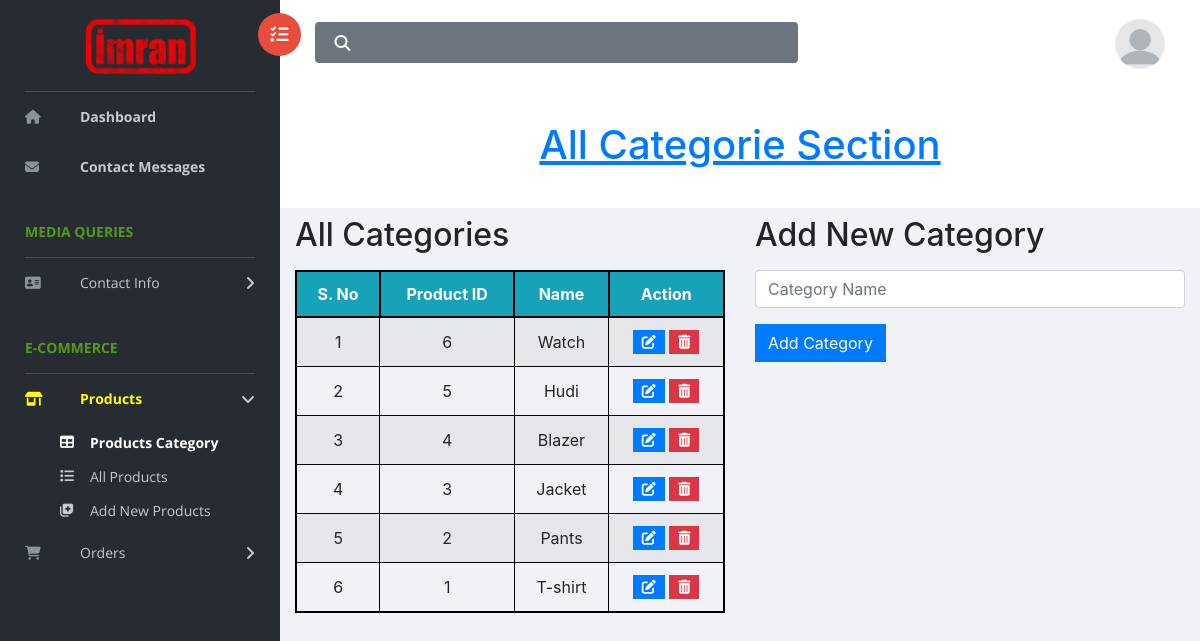
/admin-panel/product-categories.php, run on the app's committed database.
### tables this page shows
CREATE TABLE `products_category` (
  `id` int NOT NULL,
  `name` varchar(255) NOT NULL,
  `create_at` timestamp NOT NULL DEFAULT CURRENT_TIMESTAMP
);

### admin-panel/product-categories.php (the view, shortened to what this page needs)
<?php
require_once('header.php');
require_once('sidebar.php');
$getCategoryQuery = "SELECT * FROM `products_category` ORDER BY `id` DESC";
$getCategoryResult = $conn->query($getCategoryQuery);
if ($getCategoryResult->num_rows > 0) {
    $categories = $getCategoryResult->fetch_assoc();
}
?>
<div id="right-panel" class="right-panel">
    <?php
    require_once('topBar.php');
    ?>
    <div class="breadcrumbs">
        <div class="col-12 justify-content-center d-flex">
            <div class="page-header float-left">
                <div class="page-title">
                    <h1 class=" text-center mt-4 mb-4 text-primary h1"
                        style="text-decoration: underline; font-size: 40px;">
                        All Categorie Section</h1>
                </div>
            </div>
        </div>
    </div>
    <?php if (!isset($_GET['did'])) { ?>
        <div class="container">
            <div class="row">
                <div class="col-md-6">
                    <?php if (!isset($categories)) { ?>
                        <h2 class="mb-3">No Categories Found</h2>
                    <?php } else { ?>
                        <h2 class="mb-3 mt-2">All Categories</h2>
                        <table class="table table-striped" id="categoryList" style="border: 2px solid black !important;">
                            <thead>
                                <tr class="bg-info text-white">
                                    <th class="text-center" style="border: 2px solid black !important;">S. No</th>
                                    <th class="text-center" style="border: 2px solid black !important;">Product ID</th>
                                    <th class="text-center" style="border: 2px solid black !important;">Name</th>
                                    <th class="text-center" style="border: 2px solid black !important;">Action</th>
                                </tr>
                            </thead>
                            <tbody>
                                <?php
                                $i = 1;
                                do {
                                ?>
                                    <tr>
                                        <td class="align-middle text-center" style="border: 1px solid black !important;"><?= $i++ ?>
                                        </td>
                                        <td class="align-middle text-center" style="border: 1px solid black !important;">
                                            <?= $categories['id'] ?></td>
                                        <td class="align-middle text-center" style="border: 1px solid black !important;">
                                            <?= $categories['name'] ?></td>
                                        <td class="align-middle text-center" style="border: 1px solid black !important;">
                                            <a href="product-categories.php?eid=<?= $categories['id'] ?>"
                                                class="btn btn-primary btn-sm"><i class="fa-solid fa-pen-to-square"></i></a>
                                            <a href="product-categories.php?did=<?= $categories['id'] ?>"
                                                class="btn btn-danger btn-sm"><i class="fa-solid fa-trash-can"></i></a>
                                        </td>
                                    </tr>
                                <?php
                                } while ($categories = $getCategoryResult->fetch_assoc());
                                ?>
                            </tbody>
                        </table>
                    <?php } ?>
                </div>
                <div class="col-md-6">
                    <h2 class="mb-3 mt-2">Add New Category</h2>
                    <form action="" method="post">
                        <div class="mb-3">
                            <input type="text" placeholder="Category Name"
                                class="form-control <?= isset($errName) ? 'is-invalid' : null ?>" name="name">
                        </div>
                        <button type="submit" class="btn btn-primary" name="addCategory">Add Category</button>
                    </form>
                </div>
            </div>
        </div>
    <?php } ?>
</div>
<?php
require_once('footer.php');
?>

### data on the page
products_category: id "6", name "Watch"
products_category: id "5", name "Hudi"
products_category: id "4", name "Blazer"
products_category: id "3", name "Jacket"
products_category: id "2", name "Pants"
products_category: id "1", name "T-shirt"
